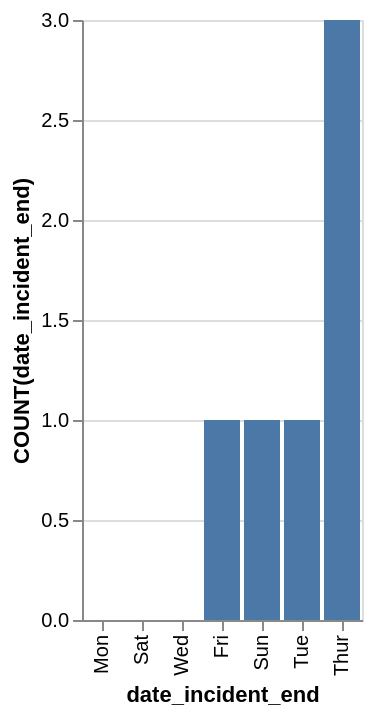

Express this chart as Vega-Lite.
### Vega-Lite specification from a JSON file in a GitHub repository (floating-point values rounded to 4 significant figures)
{"data": {"values": [{"x_data": "Mon", "y_data": 0}, {"x_data": "Sat", "y_data": 0}, {"x_data": "Wed", "y_data": 0}, {"x_data": "Fri", "y_data": 1}, {"x_data": "Sun", "y_data": 1}, {"x_data": "Tue", "y_data": 1}, {"x_data": "Thur", "y_data": 3}]}, "mark": "bar", "encoding": {"x": {"field": "x_data", "type": "nominal", "title": "date_incident_end", "sort": {"op": "sum", "field": "y_data", "order": "ascending"}}, "y": {"field": "y_data", "type": "quantitative", "title": "COUNT(date_incident_end)"}}}
